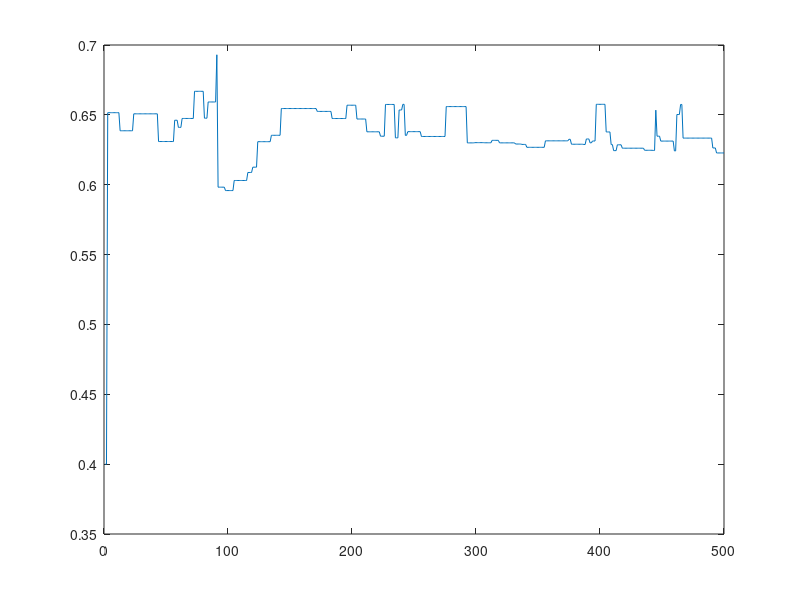

Reproduce this figure in MATLAB.
%A = dmlread('sampleExperiment.txt');
%file = fopen('sampleExperiment.txt');
%tline = fgetl(file);
%A= tline(3:end);
%C = strsplit(A,',');
%A=fscanf(file,'%f %f',[7 inf]);
%A=A';
%plot(A);
%s = '[1.5,2.3,4.0,9.1]'

%eval(['x = {' s '}']);
text = fileread('k1d3.txt');
eval(['x = [' text ']']);
plot(x);
